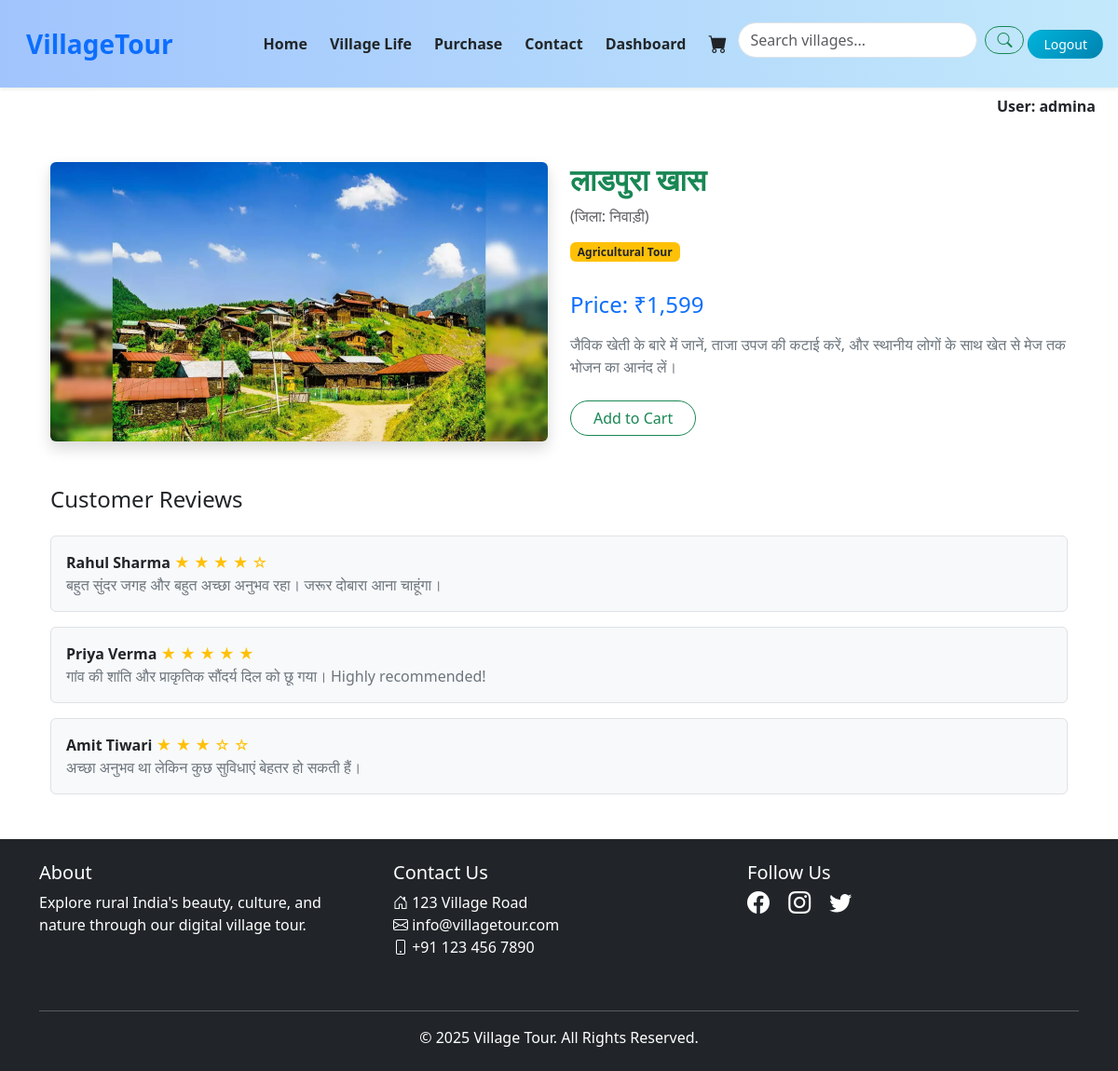
Page /village1/1/3/ on the committed database.
### myvillageapp/models.py (models this page shows, shortened)
class User(models.Model):
    profile_pic = models.ImageField(upload_to='profile_pics/', default='default.jpeg/*', blank=True)
    username = models.CharField(max_length=100)
    email = models.EmailField(unique=True)
    password = models.CharField(max_length=100)
    phone = models.IntegerField()

class Village(models.Model):
    name = models.CharField(max_length=100)
    district = models.CharField(max_length=100)
    price = models.CharField(max_length=100)
    description = models.TextField()
    image = models.ImageField(upload_to='villages/')
    distance = models.CharField(max_length=100)
    category = models.CharField(max_length=100)

### myvillageapp/views.py (the view)
# urls.py: path('village1/<int:pk>/<int:it>/', views.village_detail1, name='village_detail1'),
def village_detail1(request, pk, it):
    user = User.objects.get(id=pk)
    databreak = {
        'id': user.id,
        'username': user.username,
        'email': user.email,
        'password': user.password,
        'phone': user.phone,
        'profile_image': user.profile_pic
    }
    village = get_object_or_404(Village, pk=it)
    return render(request, 'village_detail.html', {'village': village, 'user': databreak})

### myvillageapp/templates/village_detail.html
{% extends 'common.html' %}
{% load static %}
{% block content %}
<div class="container my-5">
  <div class="row g-4">
    <div class="col-md-6">
      <img src="{{ village.image.url }}" class="img-fluid rounded shadow" alt="{{ village.name }}">
    </div>
    <div class="col-md-6">
      <h2 class="text-success fw-bold">{{ village.name }}</h2>
      <p class="text-muted">(जिला: {{ village.district }})</p>
      <span class="badge bg-warning text-dark mb-3">{{ village.category }}</span>
      <h4 class="text-primary mt-3">Price: {{ village.price }}</h4>
      <p class="mt-3 text-secondary">{{ village.description }}</p>
      <div class="d-flex gap-2 mt-4">
        {% if user.id %}
          <a href="{% url 'addcard1' pk=user.id it=village.id %}" class="btn btn-outline-success rounded-pill px-4">Add to Cart</a>
        {% else %}
          <a href="{% url 'addcard' it=village.id %}" class="btn btn-outline-success rounded-pill px-4">Add to Cart</a>
        {% endif %}
      </div>
    </div>
  </div>
  <div class="mt-5">
    <h4 class="text-dark mb-4">Customer Reviews</h4>
    <div class="border rounded p-3 mb-3 bg-light">
      <strong>Rahul Sharma</strong>
      <span class="text-warning">★ ★ ★ ★ ☆</span>
      <p class="text-secondary mb-0">बहुत सुंदर जगह और बहुत अच्छा अनुभव रहा। जरूर दोबारा आना चाहूंगा।</p>
    </div>
    <div class="border rounded p-3 mb-3 bg-light">
      <strong>Priya Verma</strong>
      <span class="text-warning">★ ★ ★ ★ ★</span>
      <p class="text-secondary mb-0">गांव की शांति और प्राकृतिक सौंदर्य दिल को छू गया। Highly recommended!</p>
    </div>
    <div class="border rounded p-3 mb-3 bg-light">
      <strong>Amit Tiwari</strong>
      <span class="text-warning">★ ★ ★ ☆ ☆</span>
      <p class="text-secondary mb-0">अच्छा अनुभव था लेकिन कुछ सुविधाएं बेहतर हो सकती हैं।</p>
    </div>
  </div>
</div>
{% endblock %}

### myvillageapp/templates/common.html (shortened to what this page needs)
{% load static %}
{% block css %}
  <link rel="stylesheet" href="{% static 'css/common.css' %}">
{% endblock css %}
<!DOCTYPE html>
<html lang="en">
<head>
  <link href="https://cdn.jsdelivr.net/npm/bootstrap@5.3.3/dist/css/bootstrap.min.css" rel="stylesheet">
  <link href="https://cdn.jsdelivr.net/npm/bootstrap-icons/font/bootstrap-icons.css" rel="stylesheet">
</head>
<body>
<nav class="navbar navbar-expand-lg navbar-light bg-white shadow-sm py-3 sticky-top" style="backdrop-filter: blur(10px); background: linear-gradient(to right, #a1c4fd, #c2e9fb);">
  <div class="container-fluid">
    <a class="navbar-brand fw-bold text-primary fs-3 ms-3" href="#">VillageTour</a>
    <div class="collapse navbar-collapse" id="mainNavbar">
      <ul class="navbar-nav ms-auto align-items-lg-center mb-2 mb-lg-0">
        {% if user.id %}
          <li class="nav-item mx-1">
            <a class="nav-link fw-semibold text-dark" href="{% url 'village_list1' pk=user.id %}">Home</a>
          </li>
          <li class="nav-item mx-1">
            <a class="nav-link fw-semibold text-dark" href="{% url 'village_life1' pk=user.id %}">Village Life</a>
          </li>
          <li class="nav-item mx-1">
            <a class="nav-link fw-semibold text-dark" href="{% url 'Purchase1' pk=user.id %}">Purchase</a>
          </li>
          <li class="nav-item mx-1">
            <a class="nav-link fw-semibold text-dark" href="{% url 'contact1' pk=user.id %}">Contact</a>
          </li>
          <li class="nav-item mx-1">
            <a class="nav-link fw-semibold text-dark" href="{% url 'dashboard1' pk=user.id %}">Dashboard</a>
          </li>
          <li class="nav-item mx-1">
            <a class="nav-link text-dark" href="{% url 'showcart1' pk=user.id %}"><i class="bi bi-cart-fill fs-5"></i></a>
          </li>
          <form action="{% url 'village_list' %}" class="d-flex align-items-center mt-2" role="search">
          <input type="text" name="q" class="form-control me-2 rounded-pill" placeholder="Search villages..." aria-label="Search">
          <button class="btn btn-outline-success rounded-pill" type="submit">
            <i class="bi bi-search"></i>
          </button>
        </form>
          <li class="nav-item mx-1">
            <a class="btn btn-gradient-primary rounded-pill px-3 btn-sm" href="{% url 'village_list' %}">Logout</a>
          </li>
        {% endif %}
      </ul>
    </div>
  </div>
</nav>
{% if user.id %}
<div class="text-end pe-4 mt-2 d-none d-lg-block">
  <span class="fw-bold text-dark">User: {{ user.username }}</span>
</div>
{% endif %}
<div class="container my-4">
  {% block content %}{% endblock %}
</div>
<footer class="bg-dark text-white py-4 mt-5">
  <div class="container">
    <div class="row">
      <div class="col-md-4 mb-3">
        <h5><a href="{% url 'about' %}" class="text-white text-decoration-none">About</a></h5>
        <p>Explore rural India's beauty, culture, and nature through our digital village tour.</p>
      </div>
      <div class="col-md-4 mb-3">
        <h5>Contact Us</h5>
        <ul class="list-unstyled">
          <li><i class="bi bi-house-door"></i> 123 Village Road</li>
          <li><i class="bi bi-envelope"></i> info@villagetour.com</li>
          <li><i class="bi bi-phone"></i> +91 123 456 7890</li>
        </ul>
      </div>
      <div class="col-md-4 mb-3">
        <h5>Follow Us</h5>
        <div>
          <a href="https://facebook.com" class="text-white me-3"><i class="bi bi-facebook fs-4"></i></a>
          <a href="https://instagram.com" class="text-white me-3"><i class="bi bi-instagram fs-4"></i></a>
          <a href="https://twitter.com" class="text-white"><i class="bi bi-twitter fs-4"></i></a>
        </div>
      </div>
    </div>
    <hr class="border-light mt-4">
    <div class="text-center">
      &copy; 2025 Village Tour. All Rights Reserved.
    </div>
  </div>
</footer>
</body>
</html>

### myvillageapp/templates/common.html (style rules this page uses)
.btn-gradient-primary { background: linear-gradient(135deg, #00b4db, #0083b0); color: white; transition: all 0.3s ease-in-out; }

### rows in the picture
User: username "admina"
Village: image (picture), name "लाडपुरा खास", district "निवाड़ी", category "Agricultural Tour", price "₹1,599", description "जैविक खेती के बारे में जानें, ताजा उपज की कटाई करें, और स्थानीय लोगों के साथ खेत से मेज तक भोजन का आनंद लें।"
